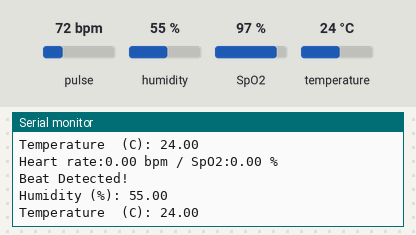
The sketch below on a simulated ESP8266 (NodeMCU). Shown: the last lines printed to the serial monitor. The test bench sets the inputs (shaded band); at power-on: pulse 72 bpm, humidity 55 %, SpO2 97 %, temperature 24 °C. WiFi joins after 1.5 s; servers stay silent unless stated.

Above: at 4.0 s.
4.1 s: pulse set to 42 bpm
At 5.5 s:
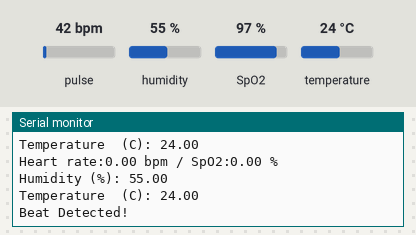
5.6 s: humidity set to 22 %
At 7.0 s:
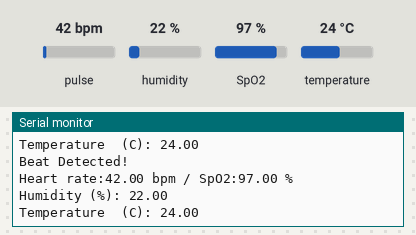
7.1 s: SpO2 set to 80 %
At 8.4 s:
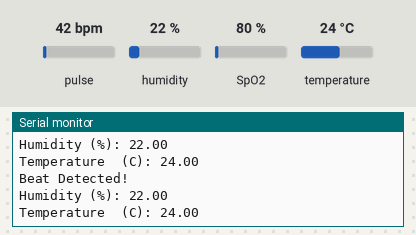
8.6 s: temperature set to 12 °C
At 8.96 s:
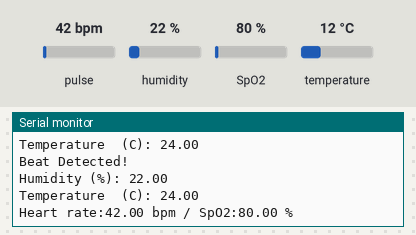
10.1 s: pulse set to 70 bpm
At 11.5 s:
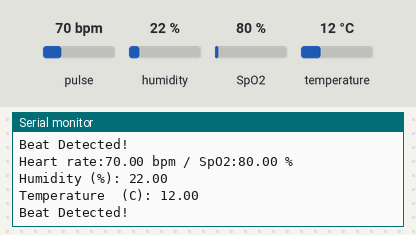
11.6 s: humidity set to 40 %
At 12.7 s:
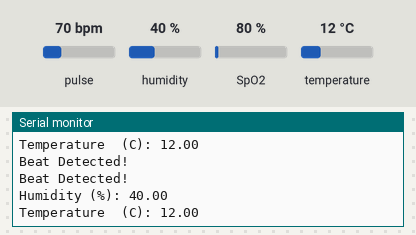
Timing chart, 0 to 14.1 s (numbered marks = the images above; inputs shaded):
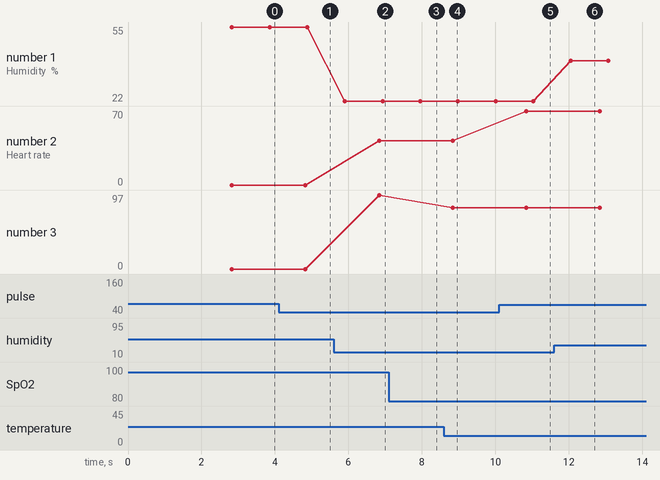

Measured:
- after the input at 5.6 s, the serial monitor: prints a new line after 0.30 s (image 2)
- after the input at 10.1 s, the serial monitor: prints a new line after 0.74 s (image 5)
- after the input at 11.6 s, the serial monitor: prints a new line after 0.45 s (image 6)
- plotted number 1: 55 → 22 after the input at 5.6 s, 22 → 40 after the input at 11.6 s
- plotted number 2: 42 → 70 after the input at 10.1 s

The sketch:

Arduino_Code.ino
```cpp
#define BLYNK_PRINT Serial

#define BLYNK_TEMPLATE_ID "TMPL6jX5uYplK"
#define BLYNK_TEMPLATE_NAME "Dht11"
#define BLYNK_AUTH_TOKEN "4v1zUzuR5XDsHoR74-LtPFY2xYZ5bZE4"

#include <ESP8266WiFi.h>
#include <BlynkSimpleEsp32.h>

#include <dht11.h>
#include <Blynk.h>
// #include <WiFi.h>
#include "MAX30100_PulseOximeter.h"
#include <Wire.h>
// #include <WiFiClient.h>

#define REPORTING_PERIOD_MS 1000
#define REPORTING_PERIOD_MS_2 2000


// Your WiFi credentials.
// Set password to "" for open networks.
char auth[] = "4v1zUzuR5XDsHoR74-LtPFY2xYZ5bZE4";
char ssid[] = "a12";
char pass[] = "abcd1234";

PulseOximeter pox;

float BPM, SpO2;
uint32_t tsLastReport = 0;
uint32_t tsLastReport2 = 0;

#define DHTPIN 2
#define DHTTYPE DHT11
dht11 DHT11;
BlynkTimer timer;

void onBeatDetected() {
  Serial.println("Beat Detected!");
}

void setup() {
  // Debug console
  // Serial.begin(9600);
  Serial.begin(115200);
  delay(1000);

  //dht.begin();

  //timer.setInterval(1000L, sendSensor);

  Blynk.begin(BLYNK_AUTH_TOKEN, ssid, pass);

  Serial.print("Initializing Pulse Oximeter..");

  if (!pox.begin()) {
    Serial.println("FAILED");
    for (;;)
      ;
  } else {
    Serial.println("SUCCESS");
    pox.setOnBeatDetectedCallback(onBeatDetected);
  }
  // Configure sensor to use 7.6mA for LED drive
  pox.setIRLedCurrent(MAX30100_LED_CURR_7_6MA);

  // Register a callback routine
}

void loop() {
  pox.update();
  Blynk.run();
  //timer.run();

  if (millis() - tsLastReport > REPORTING_PERIOD_MS) {
    int chk = DHT11.read(DHTPIN);
    Serial.print("Humidity (%): ");
    Serial.println((float)DHT11.humidity, 2);
    Serial.print("Temperature  (C): ");
    Serial.println((float)DHT11.temperature, 2);
    Blynk.virtualWrite(V1, DHT11.humidity);  // select your virtual pins accordingly
    Blynk.virtualWrite(V0, DHT11.temperature);
    tsLastReport = millis();
  }
  if (millis() - tsLastReport2 > REPORTING_PERIOD_MS_2) {
    BPM = pox.getHeartRate();
    SpO2 = pox.getSpO2();
    Serial.print("Heart rate:");
    Serial.print(BPM);
    Serial.print(" bpm / SpO2:");
    Serial.print(SpO2);
    Serial.println(" %");
    Blynk.virtualWrite(V2, BPM);
    Blynk.virtualWrite(V3, SpO2);
    tsLastReport2 = millis();
  }
}
```
